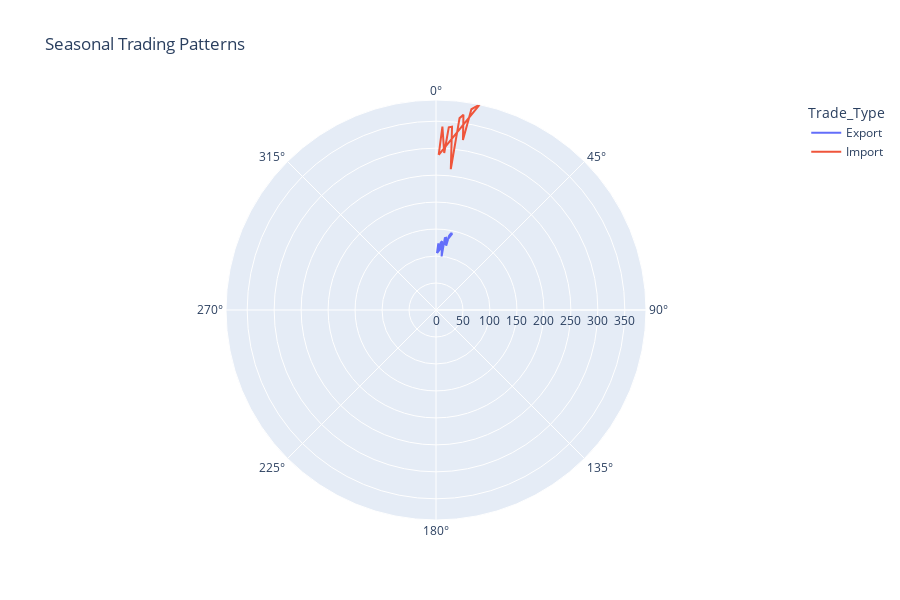

The code cell stored with this chart in its notebook:
### Markdown cell above
### 7. SEASONAL PATTERNS (POLAR PLOT)

### Code cell
seasonal_data = df.groupby(['Month', 'Trade_Type'])['Value_USD_Million'].mean().reset_index()
fig = px.line_polar(seasonal_data, r='Value_USD_Million', theta='Month', color='Trade_Type', 
                   line_close=True, title='Seasonal Trading Patterns', height=600)
fig.show()

### Figure 1 — Plotly figure (JSON) as saved in the notebook; plotly's stock layout.template omitted (floating-point values rounded to 4 significant figures)
{"data": [{"hovertemplate": "Trade_Type=Export<br>Value_USD_Million=%{r}<br>Month=%{theta}<extra></extra>", "legendgroup": "Export", "line": {"color": "#636efa", "dash": "solid"}, "marker": {"symbol": "circle"}, "mode": "lines", "name": "Export", "r": [105.4, 123.7, 110.2, 125.1, 127.9, 99.82, 134.5, 135.2, 120.7, 140.0, 144.4, 144.8, 105.4], "showlegend": true, "subplot": "polar", "theta": [1, 2, 3, 4, 5, 6, 7, 8, 9, 10, 11, 12, 1], "type": "scatterpolar"}, {"hovertemplate": "Trade_Type=Import<br>Value_USD_Million=%{r}<br>Month=%{theta}<extra></extra>", "legendgroup": "Import", "line": {"color": "#EF553B", "dash": "solid"}, "marker": {"symbol": "circle"}, "mode": "lines", "name": "Import", "r": [287.7, 340.0, 291.4, 339.5, 340.9, 262.5, 358.3, 365.6, 319.2, 377.8, 383.5, 389.3, 287.7], "showlegend": true, "subplot": "polar", "theta": [1, 2, 3, 4, 5, 6, 7, 8, 9, 10, 11, 12, 1], "type": "scatterpolar"}], "layout": {"height": 600, "legend": {"title": {"text": "Trade_Type"}, "tracegroupgap": 0}, "polar": {"angularaxis": {"direction": "clockwise", "rotation": 90}, "domain": {"x": [0, 1], "y": [0, 1]}}, "title": {"text": "Seasonal Trading Patterns"}}}
